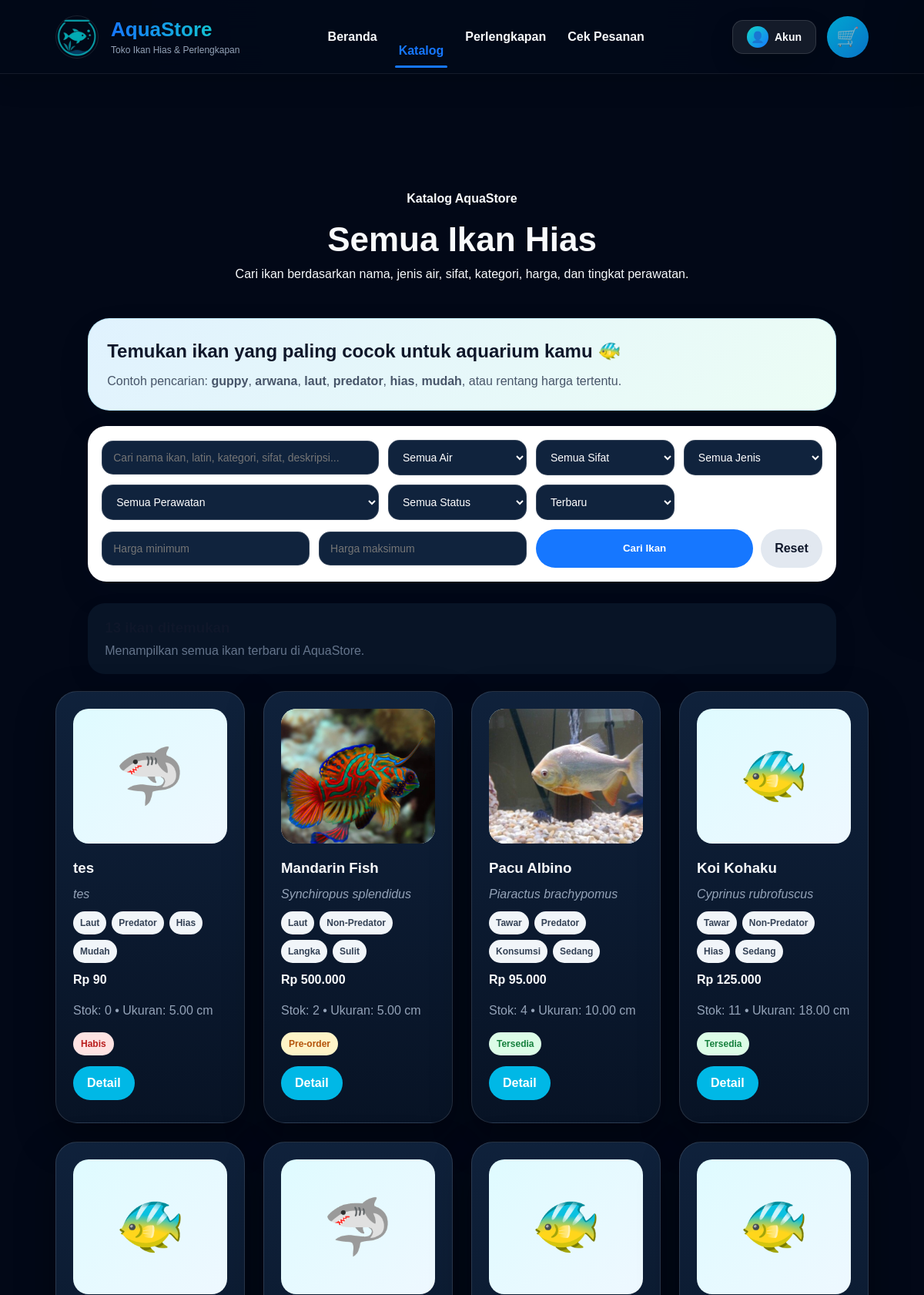
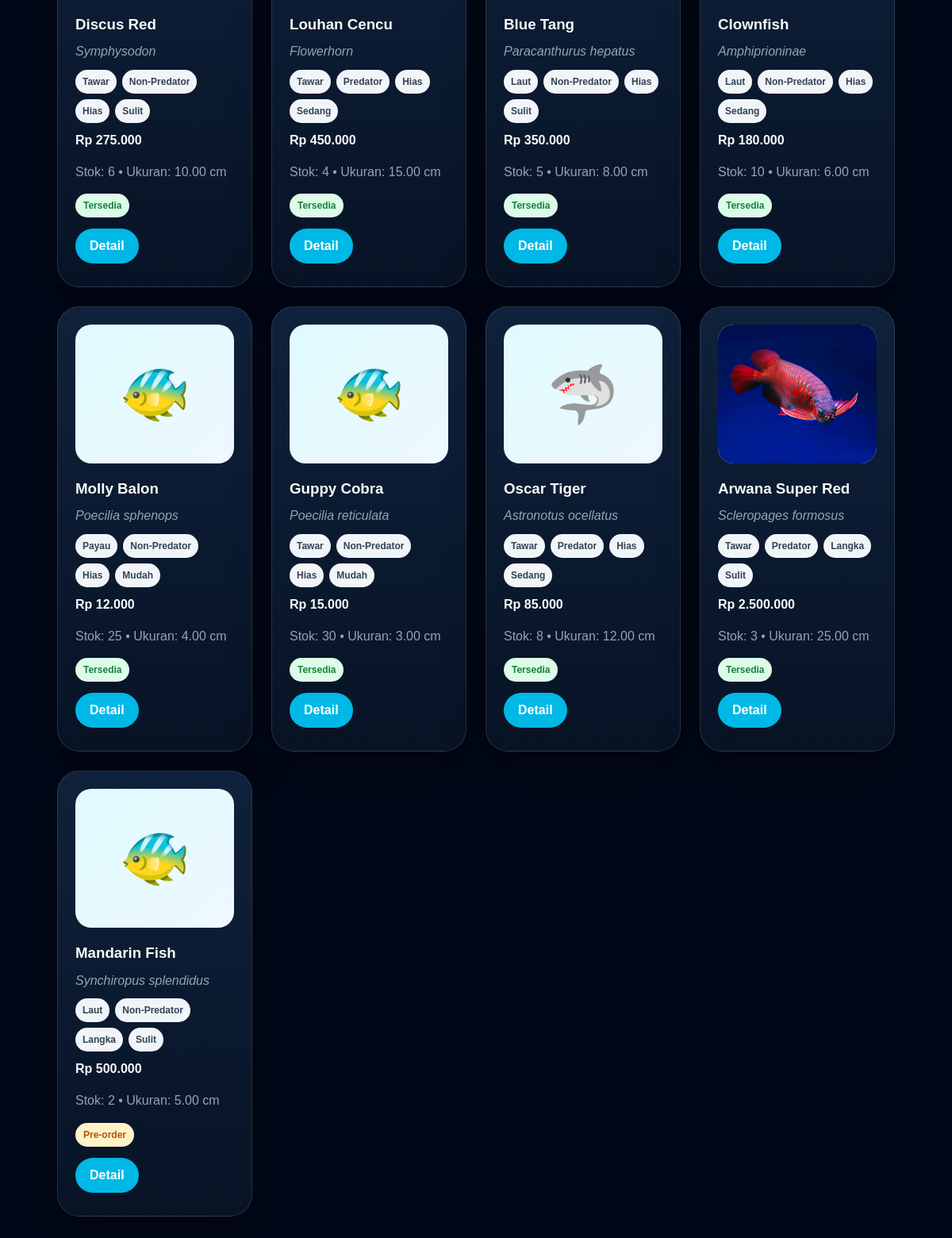
The page /pelanggan/katalog.php on the database its author committed (2 pictures, top to bottom).
### tables this page shows
CREATE TABLE `ikan` (
  `id` int(11) NOT NULL,
  `nama` varchar(100) NOT NULL,
  `nama_latin` varchar(100) DEFAULT NULL,
  `kategori_air` enum('Laut','Tawar','Payau') NOT NULL,
  `kategori_sifat` enum('Predator','Non-Predator') NOT NULL,
  `kategori_jenis` enum('Hias','Konsumsi','Langka') NOT NULL,
  `harga` int(11) NOT NULL,
  `stok` int(11) NOT NULL,
  `ukuran_cm` decimal(5,2) DEFAULT NULL,
  `tingkat_perawatan` enum('Mudah','Sedang','Sulit') NOT NULL,
  `foto` varchar(255) DEFAULT NULL,
  `deskripsi` text DEFAULT NULL,
  `tips_perawatan` text DEFAULT NULL,
  `status` enum('Tersedia','Habis','Pre-order') DEFAULT 'Tersedia',
  `created_at` timestamp NOT NULL DEFAULT current_timestamp()
);

### config/db.php (called while the page is built, shortened)
<?php
function e($text)
{
    return htmlspecialchars((string) ($text ?? ''), ENT_QUOTES, 'UTF-8');
}
function rupiah($angka)
{
    return 'Rp ' . number_format((int) $angka, 0, ',', '.');
}

### pelanggan/katalog.php (the view, shortened to what this page needs)
<?php
require "../config/db.php";
$q = trim($_GET['q'] ?? '');
$kategoriAir = trim($_GET['kategori_air'] ?? '');
$kategoriSifat = trim($_GET['kategori_sifat'] ?? '');
$kategoriJenis = trim($_GET['kategori_jenis'] ?? '');
$tingkatPerawatan = trim($_GET['tingkat_perawatan'] ?? '');
$status = trim($_GET['status'] ?? '');
$hargaMin = trim($_GET['harga_min'] ?? '');
$hargaMax = trim($_GET['harga_max'] ?? '');
$sort = trim($_GET['sort'] ?? '');
$where = ["1=1"];
$params = [];
$order = "id DESC";
$sql = "SELECT * FROM ikan WHERE " . implode(" AND ", $where) . " ORDER BY $order";
$stmt = $pdo->prepare($sql);
$stmt->execute($params);
$data = $stmt->fetchAll();
$filterAktif = $q !== ''
    || $kategoriAir !== ''
    || $kategoriSifat !== ''
    || $kategoriJenis !== ''
    || $tingkatPerawatan !== ''
    || $status !== ''
    || $hargaMin !== ''
    || $hargaMax !== ''
    || $sort !== '';
?>
<!DOCTYPE html>
<html lang="id">
<head>
    <link rel="stylesheet" href="../assets/css/style.css?v=410">
</head>
<body>
    <?php include "../components/navbar.php"; ?>
    <section class="popular-section">
        <div class="section-title">
            <span>Katalog AquaStore</span>
            <h2>Semua Ikan Hias</h2>
            <p>Cari ikan berdasarkan nama, jenis air, sifat, kategori, harga, dan tingkat perawatan.</p>
        </div>
        <div class="catalog-search-wrapper">
            <div class="search-hero-box">
                <h3>Temukan ikan yang paling cocok untuk aquarium kamu 🐠</h3>
                <p>
                    Contoh pencarian: <b>guppy</b>, <b>arwana</b>, <b>laut</b>, <b>predator</b>,
                    <b>hias</b>, <b>mudah</b>, atau rentang harga tertentu.
                </p>
            </div>
            <form method="GET" class="premium-search-form">
                <input
                    type="text"
                    name="q"
                    placeholder="Cari nama ikan, latin, kategori, sifat, deskripsi..."
                    value="<?= e($q) ?>"
                >
                <select name="kategori_air">
                    <option value="">Semua Air</option>
                </select>
                <select name="kategori_sifat">
                    <option value="">Semua Sifat</option>
                </select>
                <select name="kategori_jenis">
                    <option value="">Semua Jenis</option>
                </select>
                <select name="tingkat_perawatan">
                    <option value="">Semua Perawatan</option>
                </select>
                <select name="status">
                    <option value="">Semua Status</option>
                </select>
                <select name="sort">
                    <option value="">Terbaru</option>
                </select>
                <div class="price-filter-row">
                    <input
                        type="number"
                        name="harga_min"
                        placeholder="Harga minimum"
                        value="<?= e($hargaMin) ?>"
                        min="0"
                    >
                    <input
                        type="number"
                        name="harga_max"
                        placeholder="Harga maksimum"
                        value="<?= e($hargaMax) ?>"
                        min="0"
                    >
                </div>
                <div class="search-action-row">
                    <button type="submit" class="search-button">
                        Cari Ikan
                    </button>
                    <a href="katalog.php" class="reset-button">
                        Reset
                    </a>
                </div>
            </form>
        </div>
        <div class="catalog-info">
            <div>
                <h3><?= count($data) ?> ikan ditemukan</h3>
                <p>
                    <?= $filterAktif ? 'Hasil pencarian berdasarkan filter yang kamu pilih.' : 'Menampilkan semua ikan terbaru di AquaStore.' ?>
                </p>
            </div>
        </div>
        <?php if (empty($data)): ?>
            <div class="empty-search-box">
                <h2>Ikan tidak ditemukan 🐟</h2>
                <p>Coba gunakan kata kunci lain atau hapus beberapa filter.</p>
                <a href="katalog.php" class="hero-button">
                    Lihat Semua Ikan
                </a>
            </div>
        <?php else: ?>
            <div class="fish-grid">
                <?php foreach ($data as $i): ?>
                    <?php
                    $statusClass = '';
                    if (($i['status'] ?? '') === 'Habis') {
                        $statusClass = 'habis';
                    } elseif (($i['status'] ?? '') === 'Pre-order') {
                        $statusClass = 'preorder';
                    }
                    ?>
                    <div class="fish-card">
                        <div class="fish-image">
                            <?php if (!empty($i['foto'])): ?>
                                <img src="../uploads/ikan/<?= e($i['foto']) ?>" alt="<?= e($i['nama']) ?>">
                            <?php else: ?>
                                <span><?= $i['kategori_sifat'] === 'Predator' ? '🦈' : '🐠' ?></span>
                            <?php endif; ?>
                        </div>
                        <h3><?= e($i['nama']) ?></h3>
                        <?php if (!empty($i['nama_latin'])): ?>
                            <p><i><?= e($i['nama_latin']) ?></i></p>
                        <?php endif; ?>
                        <div class="fish-badge-row">
                            <span class="fish-badge"><?= e($i['kategori_air']) ?></span>
                            <span class="fish-badge"><?= e($i['kategori_sifat']) ?></span>
                            <span class="fish-badge"><?= e($i['kategori_jenis']) ?></span>
                            <span class="fish-badge"><?= e($i['tingkat_perawatan']) ?></span>
                        </div>
                        <h4><?= rupiah($i['harga']) ?></h4>
                        <p>
                            Stok: <?= e($i['stok']) ?>
                            <?php if (!empty($i['ukuran_cm'])): ?>
                                • Ukuran: <?= e($i['ukuran_cm']) ?> cm
                            <?php endif; ?>
                        </p>
                        <span class="fish-status <?= e($statusClass) ?>">
                            <?= e($i['status']) ?>
                        </span>
                        <div class="catalog-action-row">
                            <a href="detail.php?id=<?= e($i['id']) ?>" class="mini-button">
                                Detail
                            </a>
                        </div>
                    </div>
                <?php endforeach; ?>
            </div>
        <?php endif; ?>
    </section>
</body>
</html>

### assets/css/legacy.css (style rules this page uses)
:root { --dark: #031426; --dark2: #062847; --blue: #1677ff; --cyan: #12d6c5; --white: #fff; --soft: #f4fbff; --text: #09213d; --muted: #64748b; --danger: #ff4d6d; --shadow: 0 18px 50px rgba(0, 0, 0, .12); --radius: 24px }
* { margin: 0; padding: 0; box-sizing: border-box }
body { font-family: 'Poppins', Arial, sans-serif; background: var(--soft); color: var(--text); overflow-x: hidden }
a { text-decoration: none; color: inherit }
img { max-width: 100%; display: block }
.hero-button, .login-button, .mini-button { border: none; cursor: pointer; font-weight: 800; border-radius: 16px; transition: .25s }
.mini-button { display: inline-block; padding: 10px 16px; color: white; background: linear-gradient(135deg, var(--cyan), var(--blue)) }
.popular-section, .checkout-section, .detail-section { padding: 150px 6% 80px; min-height: 100vh; background: var(--soft) }
.section-title { text-align: center; margin-bottom: 45px }
.section-title span { color: var(--blue); font-weight: 900 }
.section-title h2 { margin-top: 8px; font-size: 44px; color: var(--text) }
.fish-grid { display: grid; grid-template-columns: repeat(4, 1fr); gap: 24px }
.fish-card { padding: 22px; border-radius: var(--radius); background: white; box-shadow: var(--shadow); transition: .25s }
.fish-image { height: 175px; margin-bottom: 18px; display: grid; place-items: center; overflow: hidden; border-radius: 20px; background: linear-gradient(135deg, #dffbff, #eef8ff) }
.fish-image span { font-size: 72px }
.fish-image img { width: 100%; height: 100%; object-fit: cover }
.fish-card h3 { margin-bottom: 6px; color: var(--text) }
.fish-card p { margin: 7px 0; color: var(--muted); line-height: 1.6 }
.fish-card h4 { color: var(--blue); margin: 10px 0 15px }

### assets/css/base/variables.css (style rules this page uses)
:root { --primary: #00B8E6; --primary-hover: #38E8FF; --secondary: #020817; --surface: #081426; --card: #10233D; --accent: #FF7A00; --accent-hover: #FF9D3D; --success: #22C55E; --danger: #EF4444; --text: #F8FAFC; --text-muted: #94A3B8; --border: rgba(255,255,255,.12); --shadow: 0 20px 50px rgba(0,0,0,.35); --radius-sm: 12px; --radius-md: 18px; --radius-lg: 28px; --transition: .3s ease; }

### assets/css/base/typography.css (style rules this page uses)
h1, h2, h3, h4, p { margin: 0; }
body { line-height: 1.5; }

### assets/css/layout/main-layout.css (style rules this page uses)
.popular-section, .checkout-section, .detail-section { padding: 150px 6% 80px; min-height: 100vh; background: var(--soft); }
.section-title { text-align: center; margin-bottom: 45px; }
.section-title span { color: var(--blue); font-weight: 900; }
.section-title h2 { margin-top: 8px; font-size: 44px; color: var(--text); }

### assets/css/components/buttons.css (style rules this page uses)
.hero-button, .login-button, .search-button { background: linear-gradient(135deg,var(--accent),var(--accent-hover)); color:white; border:none; padding:14px 28px; border-radius:999px; font-weight:800; cursor:pointer; transition:var(--transition); }

### assets/css/components/cards.css (style rules this page uses)
.fish-card, .product-card { background:linear-gradient(180deg,rgba(16,35,61,.95),rgba(8,20,38,.95)); border:1px solid var(--border); border-radius:var(--radius-lg); color:var(--text); box-shadow:var(--shadow); transition:var(--transition); }

### assets/css/components/badges.css (style rules this page uses)
.fish-badge-row, .equipment-badge-row { display: flex; flex-wrap: wrap; gap: 7px; margin: 10px 0; }
.fish-badge, .equipment-badge { background: #f1f5f9; color: #334155; font-size: 12px; padding: 6px 9px; border-radius: 999px; font-weight: 800; }
.fish-status, .equipment-status { display: inline-flex; margin-top: 8px; padding: 6px 10px; border-radius: 999px; font-size: 12px; font-weight: 900; background: #dcfce7; color: #15803d; }
.fish-status.habis, .equipment-status.habis { background: #fee2e2; color: #b91c1c; }
.fish-status.preorder { background: #fef3c7; color: #b45309; }

### assets/css/components/final-polish.css (style rules this page uses)
* { scroll-behavior:smooth; }
body { overflow-x:hidden; }
.hero-button, .mini-button, .login-button, .search-button { position:relative; overflow:hidden; }
.hero-button::after, .mini-button::after { content:""; position:absolute; top:0; left:-100%; width:100%; height:100%; background:rgba(255,255,255,.18); transition:.4s; }
.fish-card, .ocean-product-card, .dash-card, .admin-panel { animation: oceanFade .5s ease; }
img { transition:.4s ease; }

### rows shown on the page
ikan: nama "tes", nama_latin "tes", kategori_air "Laut", kategori_sifat "Predator", kategori_jenis "Hias", tingkat_perawatan "Mudah", harga "Rp 90", stok "0", ukuran_cm "5.00", status "Habis"
ikan: foto (picture), nama "Mandarin Fish", nama_latin "Synchiropus splendidus", kategori_air "Laut", kategori_sifat "Non-Predator", kategori_jenis "Langka", tingkat_perawatan "Sulit", harga "Rp 500.000", stok "2", ukuran_cm "5.00", status "Pre-order"
ikan: foto (picture), nama "Pacu Albino", nama_latin "Piaractus brachypomus", kategori_air "Tawar", kategori_sifat "Predator", kategori_jenis "Konsumsi", tingkat_perawatan "Sedang", harga "Rp 95.000", stok "4", ukuran_cm "10.00", status "Tersedia"
ikan: nama "Koi Kohaku", nama_latin "Cyprinus rubrofuscus", kategori_air "Tawar", kategori_sifat "Non-Predator", kategori_jenis "Hias", tingkat_perawatan "Sedang", harga "Rp 125.000", stok "11", ukuran_cm "18.00", status "Tersedia"
ikan: nama "Discus Red", nama_latin "Symphysodon", kategori_air "Tawar", kategori_sifat "Non-Predator", kategori_jenis "Hias", tingkat_perawatan "Sulit", harga "Rp 275.000", stok "6", ukuran_cm "10.00", status "Tersedia"
ikan: nama "Louhan Cencu", nama_latin "Flowerhorn", kategori_air "Tawar", kategori_sifat "Predator", kategori_jenis "Hias", tingkat_perawatan "Sedang", harga "Rp 450.000", stok "4", ukuran_cm "15.00", status "Tersedia"
ikan: nama "Blue Tang", nama_latin "Paracanthurus hepatus", kategori_air "Laut", kategori_sifat "Non-Predator", kategori_jenis "Hias", tingkat_perawatan "Sulit", harga "Rp 350.000", stok "5", ukuran_cm "8.00", status "Tersedia"
ikan: nama "Clownfish", nama_latin "Amphiprioninae", kategori_air "Laut", kategori_sifat "Non-Predator", kategori_jenis "Hias", tingkat_perawatan "Sedang", harga "Rp 180.000", stok "10", ukuran_cm "6.00", status "Tersedia"
ikan: nama "Molly Balon", nama_latin "Poecilia sphenops", kategori_air "Payau", kategori_sifat "Non-Predator", kategori_jenis "Hias", tingkat_perawatan "Mudah", harga "Rp 12.000", stok "25", ukuran_cm "4.00", status "Tersedia"
ikan: nama "Guppy Cobra", nama_latin "Poecilia reticulata", kategori_air "Tawar", kategori_sifat "Non-Predator", kategori_jenis "Hias", tingkat_perawatan "Mudah", harga "Rp 15.000", stok "30", ukuran_cm "3.00", status "Tersedia"
ikan: nama "Oscar Tiger", nama_latin "Astronotus ocellatus", kategori_air "Tawar", kategori_sifat "Predator", kategori_jenis "Hias", tingkat_perawatan "Sedang", harga "Rp 85.000", stok "8", ukuran_cm "12.00", status "Tersedia"
ikan: foto (picture), nama "Arwana Super Red", nama_latin "Scleropages formosus", kategori_air "Tawar", kategori_sifat "Predator", kategori_jenis "Langka", tingkat_perawatan "Sulit", harga "Rp 2.500.000", stok "3", ukuran_cm "25.00", status "Tersedia"
ikan: nama "Mandarin Fish", nama_latin "Synchiropus splendidus", kategori_air "Laut", kategori_sifat "Non-Predator", kategori_jenis "Langka", tingkat_perawatan "Sulit", harga "Rp 500.000", stok "2", ukuran_cm "5.00", status "Pre-order"
